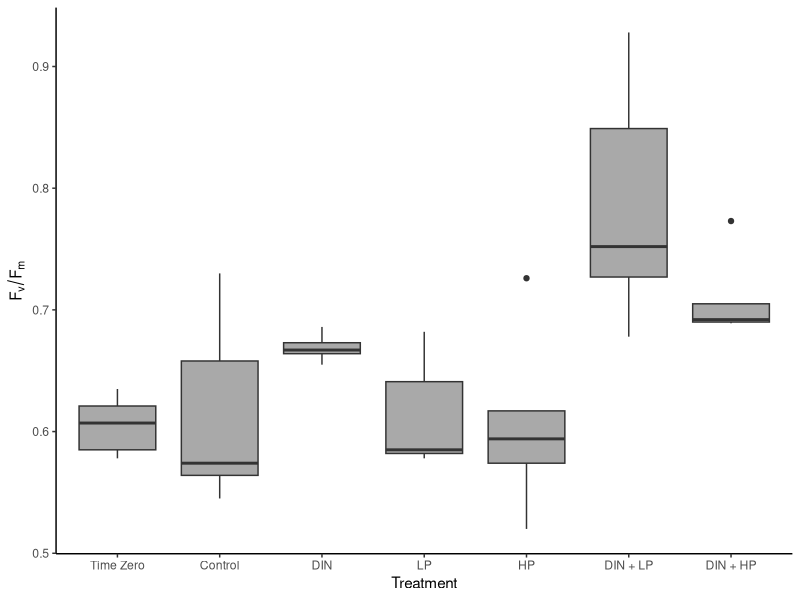

Write the R code that produced this figure.
#2023-008-22
#practice with PAM data - Bioassay 2 (06/06-08/23)

library(tidyverse)
library(dplyr)
library(lubridate)
library(readxl)
library(ggplot2)
library(car)
library(rstatix)

#import data

bioassay_2_PAM = read_excel("data/2023-06-08_bioassay_2.xlsx", sheet = "PAM")

summary(bioassay_2_PAM)
glimpse(bioassay_2_PAM)

#find average per treatment

bioassay_2_PAM_avg = bioassay_2_PAM %>%
  group_by(Other) %>%
  summarise(mean_FvFm = mean(FvFm))

bioassay_2_PAM_avg

#boxplot5

bioassay_2_fig_5 = ggplot() +
  geom_boxplot(aes(x = fct_relevel(Other, "T_0", "Control", "DIN", "LP", "HP", "DIN_LP", "DIN_HP"), 
                   y = FvFm),
               fill = "darkgrey",
               data = bioassay_2_PAM) +
  xlab("Treatment") +
  ylab(expression(F[v]/F[m])) +
  scale_x_discrete(labels= c("T_0" = "Time Zero", "Control" = "Control", "DIN" = "DIN", "LP" = "LP", "HP" = "HP", "DIN_LP" = "DIN + LP", "DIN_HP" = "DIN + HP")) +
  theme_classic() 
ggsave(bioassay_2_fig_5, filename = "figures/bioassay_2_fig_5.png",
       device = "png", height = 7, width = 11)